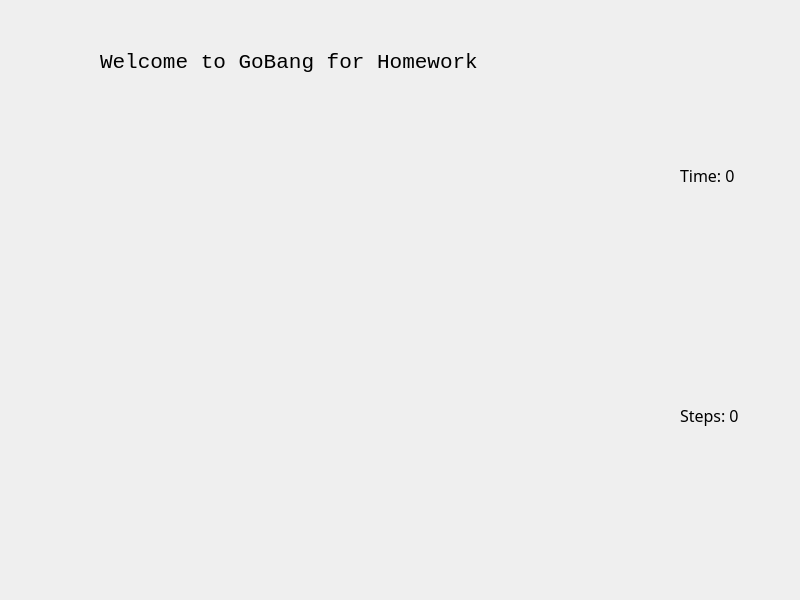
<?xml version="1.0" encoding="UTF-8"?>
<ui version="4.0">
 <class>Widget</class>
 <widget class="QWidget" name="Widget">
  <property name="geometry">
   <rect>
    <x>0</x>
    <y>0</y>
    <width>800</width>
    <height>600</height>
   </rect>
  </property>
  <property name="font">
   <font>
    <family>Bradley Hand ITC</family>
    <pointsize>12</pointsize>
   </font>
  </property>
  <property name="windowTitle">
   <string>Widget</string>
  </property>
  <widget class="QLabel" name="titleLabel">
   <property name="geometry">
    <rect>
     <x>100</x>
     <y>50</y>
     <width>461</width>
     <height>41</height>
    </rect>
   </property>
   <property name="font">
    <font>
     <family>Consolas</family>
     <pointsize>16</pointsize>
    </font>
   </property>
   <property name="text">
    <string>Welcome to GoBang for Homework</string>
   </property>
   <property name="alignment">
    <set>Qt::AlignLeading|Qt::AlignLeft|Qt::AlignTop</set>
   </property>
   <property name="margin">
    <number>5</number>
   </property>
  </widget>
  <widget class="QLabel" name="timeLabel">
   <property name="geometry">
    <rect>
     <x>680</x>
     <y>160</y>
     <width>121</width>
     <height>31</height>
    </rect>
   </property>
   <property name="font">
    <font>
     <family>Lucida Bright</family>
     <pointsize>12</pointsize>
    </font>
   </property>
   <property name="text">
    <string>Time: 0</string>
   </property>
  </widget>
  <widget class="QLabel" name="stepLabel">
   <property name="geometry">
    <rect>
     <x>680</x>
     <y>400</y>
     <width>111</width>
     <height>31</height>
    </rect>
   </property>
   <property name="font">
    <font>
     <family>Lucida Bright</family>
     <pointsize>12</pointsize>
    </font>
   </property>
   <property name="text">
    <string>Steps: 0</string>
   </property>
  </widget>
 </widget>
 <resources/>
 <connections/>
</ui>
